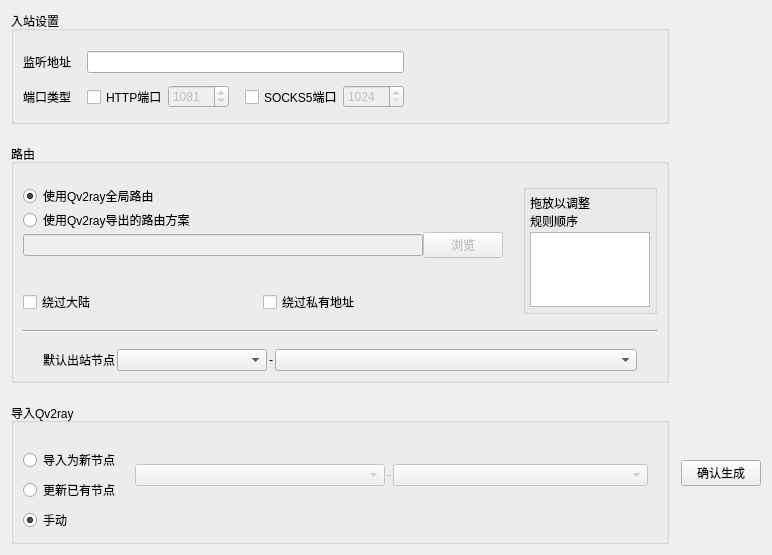
<?xml version="1.0" encoding="UTF-8"?>
<ui version="4.0">
 <class>Qv2rayBalancerForm</class>
 <widget class="QWidget" name="Qv2rayBalancerForm">
  <property name="geometry">
   <rect>
    <x>0</x>
    <y>0</y>
    <width>772</width>
    <height>550</height>
   </rect>
  </property>
  <property name="sizePolicy">
   <sizepolicy hsizetype="Fixed" vsizetype="Fixed">
    <horstretch>0</horstretch>
    <verstretch>0</verstretch>
   </sizepolicy>
  </property>
  <property name="windowTitle">
   <string>Qv2ray 多节点负载均衡配置</string>
  </property>
  <layout class="QGridLayout" name="gridLayout_2">
   <property name="horizontalSpacing">
    <number>12</number>
   </property>
   <property name="verticalSpacing">
    <number>20</number>
   </property>
   <item row="0" column="0">
    <widget class="QGroupBox" name="inputGroup">
     <property name="sizePolicy">
      <sizepolicy hsizetype="Preferred" vsizetype="Fixed">
       <horstretch>0</horstretch>
       <verstretch>0</verstretch>
      </sizepolicy>
     </property>
     <property name="title">
      <string>入站设置</string>
     </property>
     <layout class="QGridLayout" name="gridLayout">
      <property name="topMargin">
       <number>20</number>
      </property>
      <property name="bottomMargin">
       <number>12</number>
      </property>
      <property name="horizontalSpacing">
       <number>16</number>
      </property>
      <property name="verticalSpacing">
       <number>12</number>
      </property>
      <item row="0" column="0">
       <widget class="QLabel" name="label">
        <property name="text">
         <string>监听地址</string>
        </property>
        <property name="alignment">
         <set>Qt::AlignRight|Qt::AlignTrailing|Qt::AlignVCenter</set>
        </property>
       </widget>
      </item>
      <item row="1" column="0">
       <widget class="QLabel" name="label_3">
        <property name="text">
         <string>端口类型</string>
        </property>
        <property name="alignment">
         <set>Qt::AlignRight|Qt::AlignTrailing|Qt::AlignVCenter</set>
        </property>
       </widget>
      </item>
      <item row="1" column="1">
       <layout class="QHBoxLayout" name="horizontalLayout_4">
        <item>
         <widget class="QCheckBox" name="chkHttpPort">
          <property name="text">
           <string>HTTP端口</string>
          </property>
         </widget>
        </item>
        <item>
         <widget class="QSpinBox" name="spinHttpPort">
          <property name="enabled">
           <bool>false</bool>
          </property>
          <property name="minimum">
           <number>1024</number>
          </property>
          <property name="maximum">
           <number>65535</number>
          </property>
          <property name="value">
           <number>1081</number>
          </property>
         </widget>
        </item>
       </layout>
      </item>
      <item row="1" column="2">
       <layout class="QHBoxLayout" name="horizontalLayout_5">
        <item>
         <widget class="QCheckBox" name="chkSocksPort">
          <property name="text">
           <string>SOCKS5端口</string>
          </property>
         </widget>
        </item>
        <item>
         <widget class="QSpinBox" name="spinSocksPort">
          <property name="enabled">
           <bool>false</bool>
          </property>
          <property name="minimum">
           <number>1024</number>
          </property>
          <property name="maximum">
           <number>65535</number>
          </property>
         </widget>
        </item>
       </layout>
      </item>
      <item row="1" column="3">
       <spacer name="horizontalSpacer">
        <property name="orientation">
         <enum>Qt::Horizontal</enum>
        </property>
        <property name="sizeHint" stdset="0">
         <size>
          <width>40</width>
          <height>20</height>
         </size>
        </property>
       </spacer>
      </item>
      <item row="0" column="1" colspan="2">
       <widget class="QLineEdit" name="editListenIp">
        <property name="sizePolicy">
         <sizepolicy hsizetype="Expanding" vsizetype="Fixed">
          <horstretch>0</horstretch>
          <verstretch>0</verstretch>
         </sizepolicy>
        </property>
       </widget>
      </item>
     </layout>
    </widget>
   </item>
   <item row="1" column="0">
    <widget class="QGroupBox" name="groupBox_2">
     <property name="title">
      <string>路由</string>
     </property>
     <layout class="QGridLayout" name="gridLayout_3">
      <property name="topMargin">
       <number>20</number>
      </property>
      <property name="horizontalSpacing">
       <number>20</number>
      </property>
      <property name="verticalSpacing">
       <number>16</number>
      </property>
      <item row="1" column="0">
       <layout class="QHBoxLayout" name="horizontalLayout_2">
        <property name="topMargin">
         <number>8</number>
        </property>
        <item>
         <widget class="QCheckBox" name="chkBypassCN">
          <property name="text">
           <string>绕过大陆</string>
          </property>
         </widget>
        </item>
        <item>
         <widget class="QCheckBox" name="chkBypassLAN">
          <property name="text">
           <string>绕过私有地址</string>
          </property>
         </widget>
        </item>
       </layout>
      </item>
      <item row="0" column="0">
       <layout class="QVBoxLayout" name="verticalLayout_4">
        <item>
         <widget class="QRadioButton" name="rbtnUseQvRouteSettings">
          <property name="text">
           <string>使用Qv2ray全局路由</string>
          </property>
          <property name="checked">
           <bool>true</bool>
          </property>
         </widget>
        </item>
        <item>
         <widget class="QRadioButton" name="rbtnImportQvRouteSettings">
          <property name="text">
           <string>使用Qv2ray导出的路由方案</string>
          </property>
         </widget>
        </item>
        <item>
         <widget class="QWidget" name="widgetQvExportedRouteBrwsPane" native="true">
          <property name="enabled">
           <bool>false</bool>
          </property>
          <layout class="QHBoxLayout" name="horizontalLayout">
           <property name="spacing">
            <number>0</number>
           </property>
           <property name="leftMargin">
            <number>0</number>
           </property>
           <property name="topMargin">
            <number>0</number>
           </property>
           <property name="rightMargin">
            <number>0</number>
           </property>
           <property name="bottomMargin">
            <number>8</number>
           </property>
           <item>
            <widget class="QLineEdit" name="editQvExportedRouteSettings"/>
           </item>
           <item>
            <widget class="QPushButton" name="btnBrwsQvExportedRouteSettings">
             <property name="text">
              <string>浏览</string>
             </property>
            </widget>
           </item>
          </layout>
         </widget>
        </item>
       </layout>
      </item>
      <item row="3" column="0" colspan="2">
       <layout class="QHBoxLayout" name="horizontalLayout_6">
        <property name="spacing">
         <number>2</number>
        </property>
        <property name="leftMargin">
         <number>20</number>
        </property>
        <property name="rightMargin">
         <number>20</number>
        </property>
        <item alignment="Qt::AlignLeft">
         <widget class="QLabel" name="label_6">
          <property name="sizePolicy">
           <sizepolicy hsizetype="Fixed" vsizetype="Preferred">
            <horstretch>0</horstretch>
            <verstretch>0</verstretch>
           </sizepolicy>
          </property>
          <property name="text">
           <string>默认出站节点</string>
          </property>
         </widget>
        </item>
        <item alignment="Qt::AlignLeft">
         <widget class="QComboBox" name="comboFallbackOutboundGroup">
          <property name="minimumSize">
           <size>
            <width>150</width>
            <height>0</height>
           </size>
          </property>
         </widget>
        </item>
        <item>
         <widget class="QWidget" name="widget" native="true">
          <layout class="QVBoxLayout" name="verticalLayout_6">
           <property name="spacing">
            <number>0</number>
           </property>
           <property name="leftMargin">
            <number>0</number>
           </property>
           <property name="topMargin">
            <number>0</number>
           </property>
           <property name="rightMargin">
            <number>0</number>
           </property>
           <property name="bottomMargin">
            <number>0</number>
           </property>
           <item>
            <widget class="QWidget" name="widgetFallBackNode" native="true">
             <layout class="QHBoxLayout" name="horizontalLayout_9">
              <property name="spacing">
               <number>2</number>
              </property>
              <property name="leftMargin">
               <number>0</number>
              </property>
              <property name="topMargin">
               <number>0</number>
              </property>
              <property name="rightMargin">
               <number>0</number>
              </property>
              <property name="bottomMargin">
               <number>0</number>
              </property>
              <item>
               <widget class="QLabel" name="label_9">
                <property name="sizePolicy">
                 <sizepolicy hsizetype="Fixed" vsizetype="Preferred">
                  <horstretch>0</horstretch>
                  <verstretch>0</verstretch>
                 </sizepolicy>
                </property>
                <property name="text">
                 <string>-</string>
                </property>
               </widget>
              </item>
              <item>
               <widget class="QLinkedNodeComboBox" name="comboFallbackOutboundNode"/>
              </item>
             </layout>
            </widget>
           </item>
           <item>
            <spacer name="horizontalSpacer_4">
             <property name="orientation">
              <enum>Qt::Horizontal</enum>
             </property>
             <property name="sizeHint" stdset="0">
              <size>
               <width>337</width>
               <height>0</height>
              </size>
             </property>
            </spacer>
           </item>
          </layout>
         </widget>
        </item>
       </layout>
      </item>
      <item row="2" column="0" colspan="2">
       <widget class="Line" name="line">
        <property name="orientation">
         <enum>Qt::Horizontal</enum>
        </property>
       </widget>
      </item>
      <item row="0" column="1" rowspan="2">
       <widget class="QGroupBox" name="groupBox">
        <property name="sizePolicy">
         <sizepolicy hsizetype="Fixed" vsizetype="Preferred">
          <horstretch>0</horstretch>
          <verstretch>0</verstretch>
         </sizepolicy>
        </property>
        <property name="title">
         <string/>
        </property>
        <layout class="QVBoxLayout" name="verticalLayout_3">
         <property name="spacing">
          <number>2</number>
         </property>
         <property name="leftMargin">
          <number>4</number>
         </property>
         <property name="topMargin">
          <number>4</number>
         </property>
         <property name="rightMargin">
          <number>4</number>
         </property>
         <property name="bottomMargin">
          <number>4</number>
         </property>
         <item>
          <widget class="QLabel" name="labHintDragRules">
           <property name="sizePolicy">
            <sizepolicy hsizetype="Preferred" vsizetype="Minimum">
             <horstretch>0</horstretch>
             <verstretch>0</verstretch>
            </sizepolicy>
           </property>
           <property name="text">
            <string>&lt;html&gt;&lt;head/&gt;&lt;body&gt;&lt;p&gt;拖放以调整&lt;br/&gt;规则顺序&lt;/p&gt;&lt;/body&gt;&lt;/html&gt;</string>
           </property>
           <property name="alignment">
            <set>Qt::AlignBottom|Qt::AlignLeading|Qt::AlignLeft</set>
           </property>
          </widget>
         </item>
         <item>
          <widget class="QListWidget" name="listRouteTypes">
           <property name="maximumSize">
            <size>
             <width>120</width>
             <height>100</height>
            </size>
           </property>
           <property name="editTriggers">
            <set>QAbstractItemView::NoEditTriggers</set>
           </property>
           <property name="dragEnabled">
            <bool>true</bool>
           </property>
           <property name="dragDropOverwriteMode">
            <bool>false</bool>
           </property>
           <property name="dragDropMode">
            <enum>QAbstractItemView::DragDrop</enum>
           </property>
           <property name="defaultDropAction">
            <enum>Qt::MoveAction</enum>
           </property>
          </widget>
         </item>
        </layout>
       </widget>
      </item>
     </layout>
    </widget>
   </item>
   <item row="2" column="1">
    <widget class="QPushButton" name="btnCommit">
     <property name="text">
      <string>确认生成</string>
     </property>
    </widget>
   </item>
   <item row="2" column="0">
    <widget class="QGroupBox" name="groupBoxImport">
     <property name="sizePolicy">
      <sizepolicy hsizetype="Preferred" vsizetype="Fixed">
       <horstretch>0</horstretch>
       <verstretch>0</verstretch>
      </sizepolicy>
     </property>
     <property name="title">
      <string>导入Qv2ray</string>
     </property>
     <layout class="QGridLayout" name="gridLayout_5">
      <property name="topMargin">
       <number>25</number>
      </property>
      <item row="1" column="0">
       <widget class="QRadioButton" name="rbtnUpdateNode">
        <property name="text">
         <string>更新已有节点</string>
        </property>
       </widget>
      </item>
      <item row="0" column="0">
       <widget class="QRadioButton" name="rbtnAutoImport">
        <property name="text">
         <string>导入为新节点</string>
        </property>
       </widget>
      </item>
      <item row="2" column="0">
       <widget class="QRadioButton" name="rbtnManualImport">
        <property name="text">
         <string>手动</string>
        </property>
        <property name="checked">
         <bool>true</bool>
        </property>
       </widget>
      </item>
      <item row="0" column="1" rowspan="2">
       <widget class="QStackedWidget" name="importSettingStack">
        <property name="enabled">
         <bool>false</bool>
        </property>
        <property name="currentIndex">
         <number>1</number>
        </property>
        <widget class="QWidget" name="autoImportSettingPane">
         <layout class="QHBoxLayout" name="horizontalLayout_7">
          <property name="spacing">
           <number>2</number>
          </property>
          <item>
           <widget class="QComboBox" name="comboAutoImportGroup">
            <property name="minimumSize">
             <size>
              <width>150</width>
              <height>0</height>
             </size>
            </property>
            <property name="maximumSize">
             <size>
              <width>250</width>
              <height>16777215</height>
             </size>
            </property>
           </widget>
          </item>
          <item>
           <widget class="QLabel" name="label_21">
            <property name="sizePolicy">
             <sizepolicy hsizetype="Fixed" vsizetype="Preferred">
              <horstretch>0</horstretch>
              <verstretch>0</verstretch>
             </sizepolicy>
            </property>
            <property name="text">
             <string>-</string>
            </property>
           </widget>
          </item>
          <item>
           <widget class="QLineEdit" name="editAutoImportName">
            <property name="minimumSize">
             <size>
              <width>200</width>
              <height>0</height>
             </size>
            </property>
           </widget>
          </item>
         </layout>
        </widget>
        <widget class="QWidget" name="updateImportSettingPane">
         <layout class="QHBoxLayout" name="horizontalLayout_3">
          <property name="spacing">
           <number>2</number>
          </property>
          <item>
           <widget class="QComboBox" name="comboUpdateNodeGroup">
            <property name="minimumSize">
             <size>
              <width>150</width>
              <height>0</height>
             </size>
            </property>
            <property name="maximumSize">
             <size>
              <width>250</width>
              <height>16777215</height>
             </size>
            </property>
           </widget>
          </item>
          <item>
           <widget class="QLabel" name="label_22">
            <property name="sizePolicy">
             <sizepolicy hsizetype="Fixed" vsizetype="Preferred">
              <horstretch>0</horstretch>
              <verstretch>0</verstretch>
             </sizepolicy>
            </property>
            <property name="text">
             <string>-</string>
            </property>
           </widget>
          </item>
          <item>
           <widget class="QLinkedNodeComboBox" name="comboUpdateNodeName">
            <property name="minimumSize">
             <size>
              <width>200</width>
              <height>0</height>
             </size>
            </property>
           </widget>
          </item>
         </layout>
        </widget>
       </widget>
      </item>
     </layout>
    </widget>
   </item>
  </layout>
 </widget>
 <customwidgets>
  <customwidget>
   <class>QLinkedNodeComboBox</class>
   <extends>QComboBox</extends>
   <header>ui/qlinkednodecombobox.h</header>
   <slots>
    <signal>signal1()</signal>
    <slot>slot1()</slot>
   </slots>
  </customwidget>
 </customwidgets>
 <resources/>
 <connections/>
</ui>
